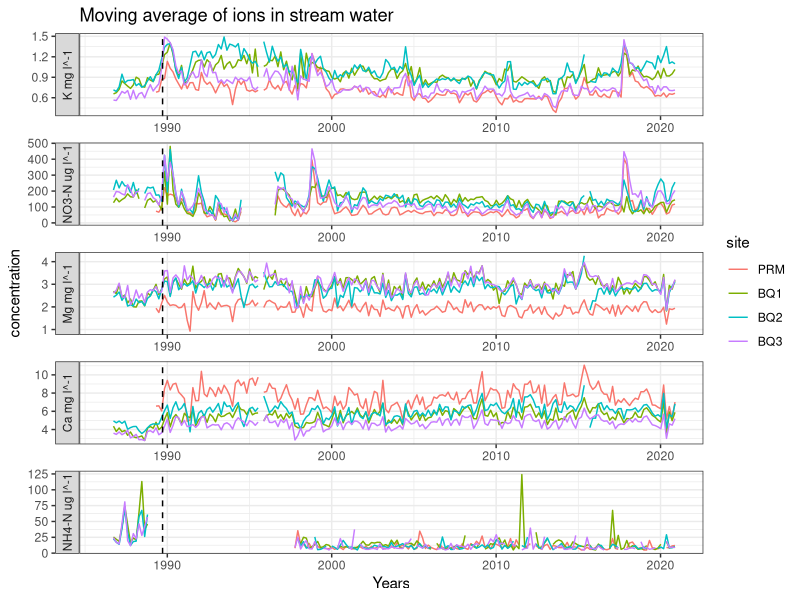
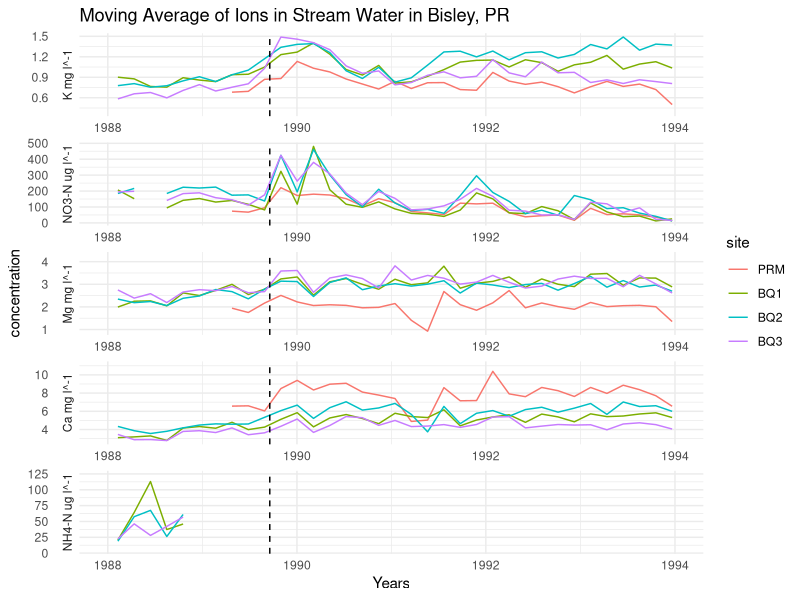
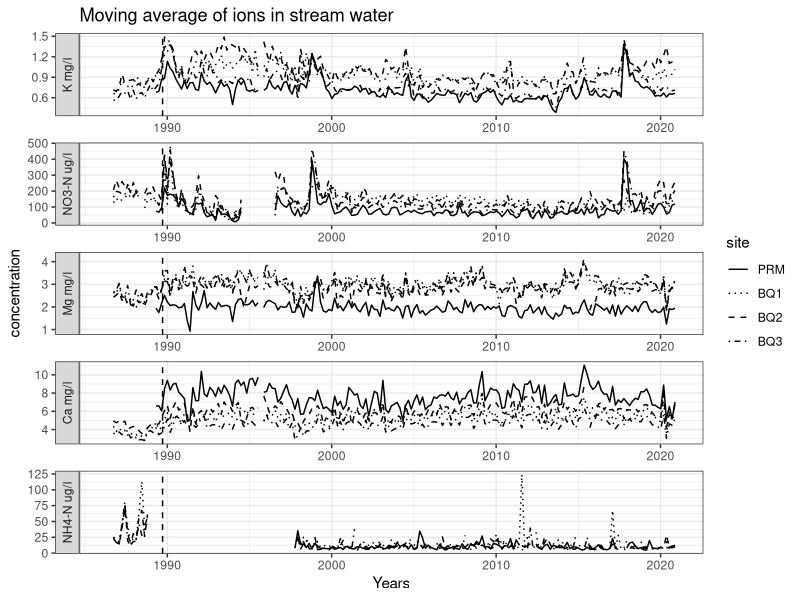
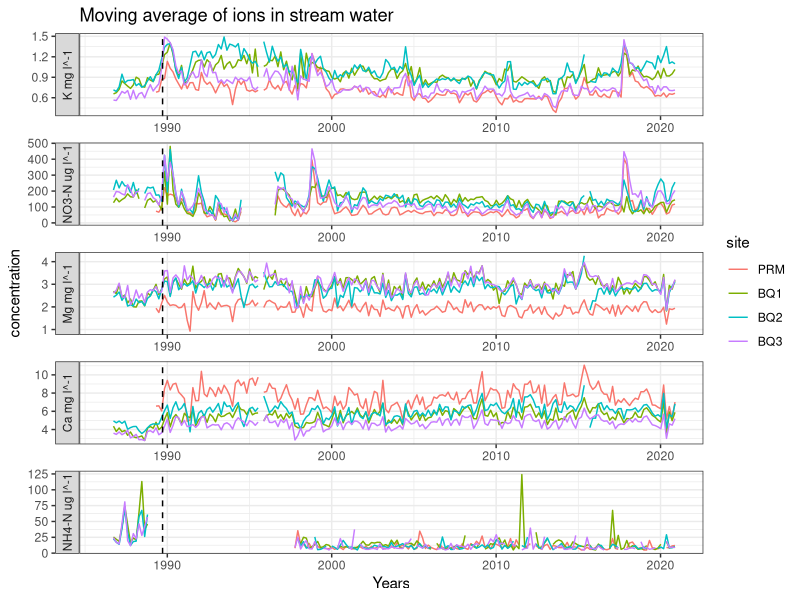
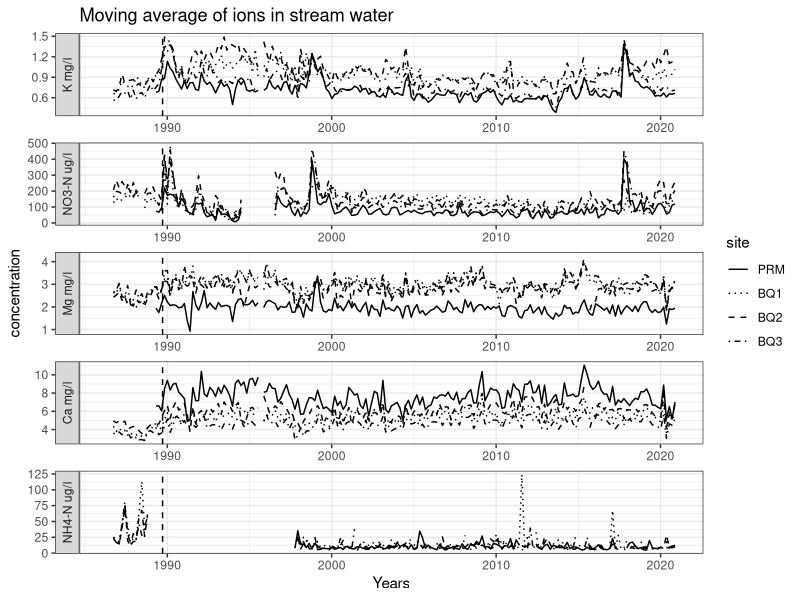

Source code (R) for these figures, in order:
library(tidyverse)

df <- read_csv("output/allsite_mvavg.csv")
df$ions <- factor(df$ions, levels=c("k_mgl","no3_ugl","mg_mgl","ca_mgl","nh4_ugl"))
df$site <- factor(df$site, levels=c("PRM","BQ1","BQ2","BQ3"))

# plot with all years of data --------------------------------------------

ggplot(
  data = df,
  mapping = aes(
    x = window_start,
    y = concentration,
    color = site
  )
) +
  geom_line() +
  labs(
    title = "Moving average of ions in stream water",
    x = "Years"
  ) +
  facet_wrap(
    ~ions,
    scales = "free",
    ncol = 1,
    strip.position = "left",
    labeller = as_labeller(c(k_mgl="K mg l^-1",
                            ca_mgl="Ca mg l^-1",
                            mg_mgl="Mg mg l^-1",
                            nh4_ugl="NH4-N ug l^-1",
                            no3_ugl="NO3-N ug l^-1"))
  ) +
  theme_bw() +
  geom_vline(xintercept = ymd("1989-09-18"), linetype = "dashed")
ggsave("figs/fig3updated.png", width = 5, height = 6)

# second ggplot with the dates in the paper
ggplot(
  data = df,
  mapping = aes(
    x = window_start,
    y = concentration,
    color = site
  )
) +
  geom_line() +
  labs(
    title = "Moving Average of Ions in Stream Water in Bisley, PR",
    x = "Years"
  ) +
  facet_wrap(
    ~ions,
    scales = "free",
    ncol = 1,
    strip.position = "left",
    labeller = as_labeller(c(k_mgl="K mg l^-1",
                            ca_mgl="Ca mg l^-1",
                            mg_mgl="Mg mg l^-1",
                            nh4_ugl="NH4-N ug l^-1",
                            no3_ugl="NO3-N ug l^-1"))
  ) +
  theme_minimal() +
  geom_vline(xintercept = ymd("1989-09-18"), linetype = "dashed") +
  xlim(ym("1988-01"), ym("1994-01"))

# final ggplot after peer review -----------------------------------------

ggplot(
  data = df,
  mapping = aes(
    x = window_start,
    y = concentration,
    linetype = site
  )
) +
  geom_line() +
  labs(
    title = "Moving average of ions in stream water",
    x = "Years"
  ) +
  facet_wrap(
    ~ions,
    scales = "free",
    ncol = 1,
    strip.position = "left",
    labeller = as_labeller(c(k_mgl="K mg/l",
                            ca_mgl="Ca mg/l",
                            mg_mgl="Mg mg/l",
                            nh4_ugl="NH4-N ug/l",
                            no3_ugl="NO3-N ug/l"))
  ) +
  theme_bw() +
  geom_vline(xintercept = ymd("1989-09-18"), linetype = "dashed") +
  scale_linetype_manual(values = c("PRM" = "solid", "BQ1" = "dotted", "BQ2" = "dashed", "BQ3" = "dotdash"))
ggsave("figs/fig3updated.png", width = 5, height = 6)
